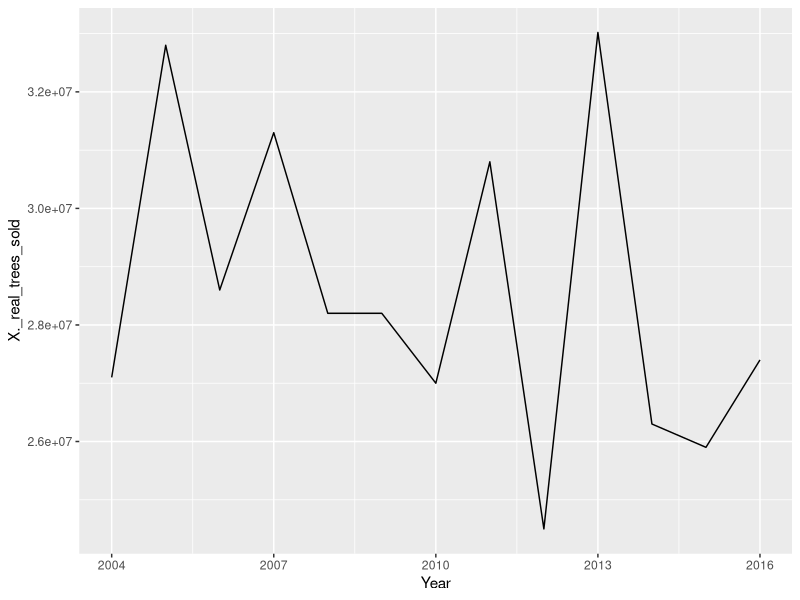
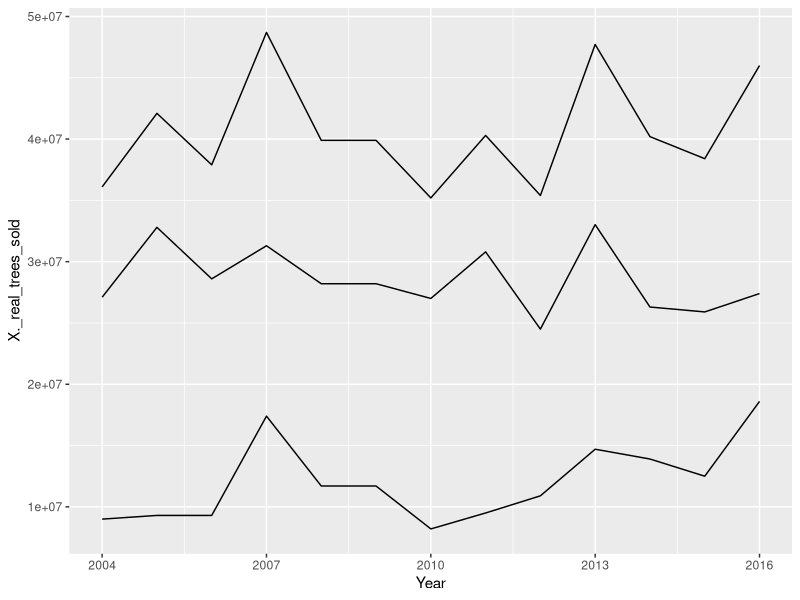
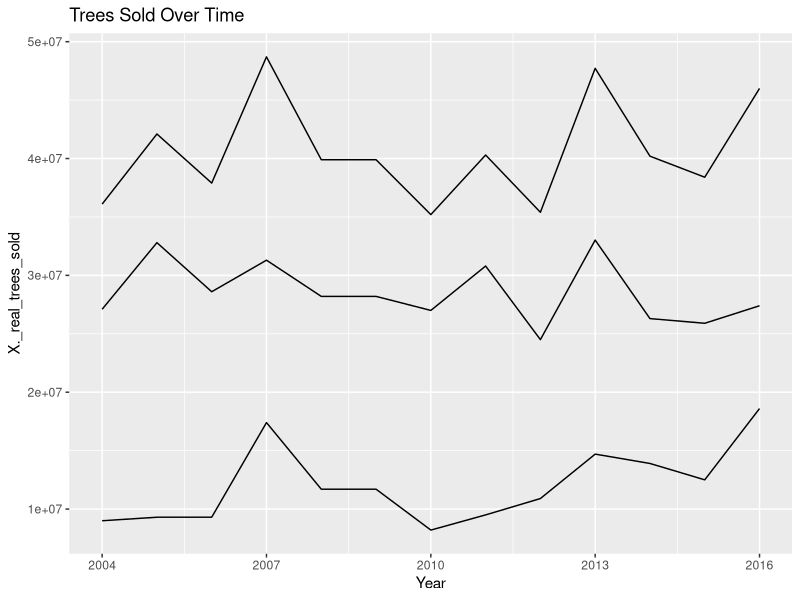
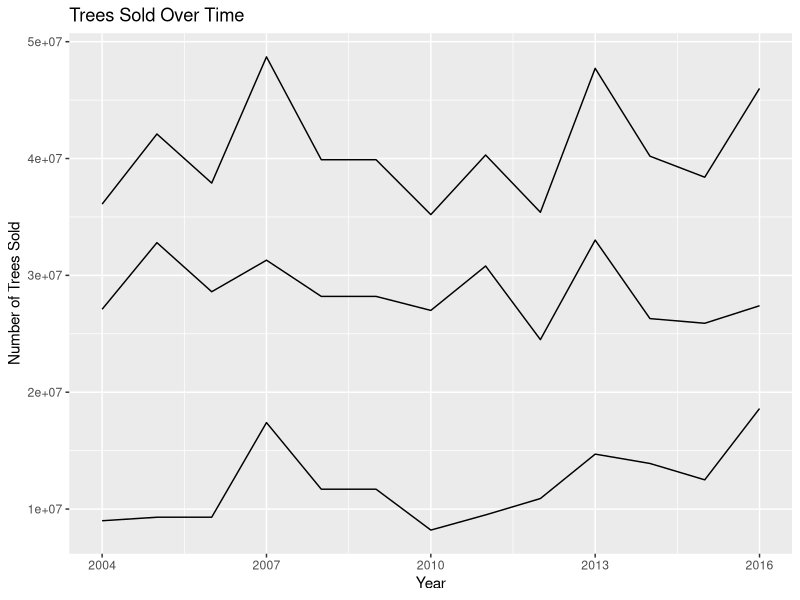
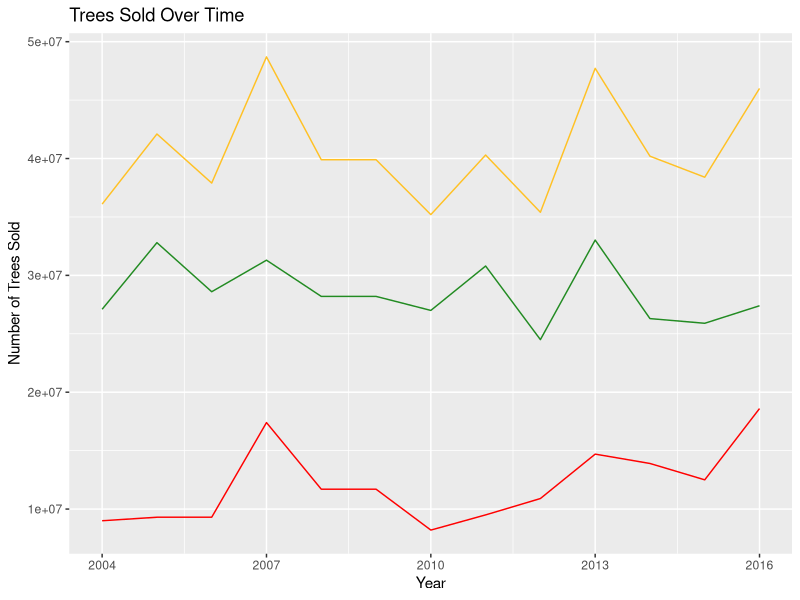
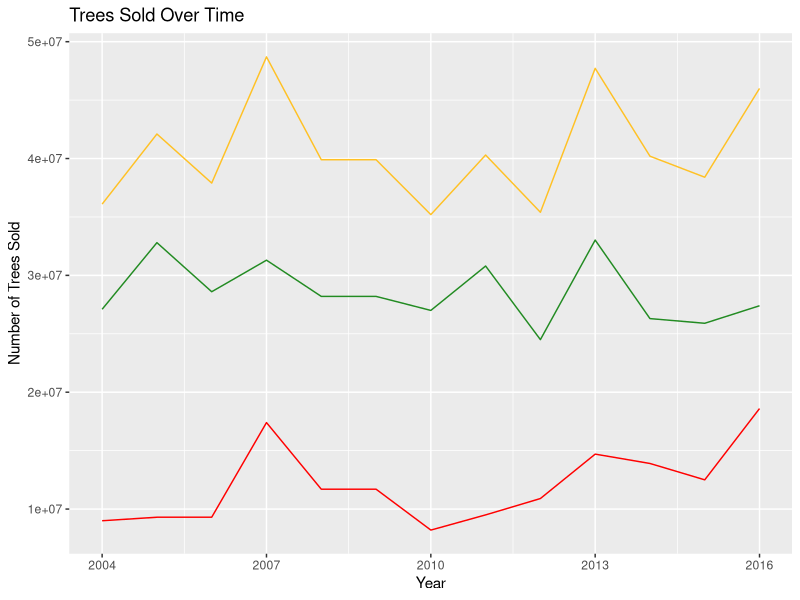

These figures' R source, in order:
# Install Packages
install.packages("dplyr")
install.packages("tidyverse")
install.packages("ggplot2")
install.packages("readr")
install.packages("gridextra")
install.packages("rmarkdown")

# Libraries
library(dplyr)
library(tidyverse)
library(ggplot2)
library(readr)
library(gridExtra)
library(rmarkdown)

Tree_Data <- read.csv("Christmas_Tree.csv") # Loading Tree Data

## Simple Line Chart
ggplot(Tree_Data, aes(x=Year, y=X._real_trees_sold)) + # Year is on the X-axis, Real trees sold is on the y axis
  geom_line() # Makes it a line chart

## Line Chart with all three trakced
ggplot(Tree_Data, aes(x=Year)) +
  geom_line(aes(y = X._real_trees_sold)) +
  geom_line(aes(y = X._fake_trees_sold)) +
  geom_line(aes(y = total_trees_sold))

## Add a title
ggplot(Tree_Data, aes(x=Year)) +
  geom_line(aes(y = X._real_trees_sold)) + # Line for real trees sold
  geom_line(aes(y = X._fake_trees_sold)) + # Line for fake trees sold
  geom_line(aes(y = total_trees_sold)) + # Line for total trees sold
  ggtitle("Trees Sold Over Time") # Title

## Add x and y axis labels
ggplot(Tree_Data, aes(x=Year)) +
  geom_line(aes(y = X._real_trees_sold)) + # Line for real trees sold
  geom_line(aes(y = X._fake_trees_sold)) + # Line for fake trees sold
  geom_line(aes(y = total_trees_sold)) + # Line for total trees sold
  ggtitle("Trees Sold Over Time") + # Title
  labs(y = "Number of Trees Sold", x = "Year") # Y and x labels

## Adding Colors To The Lines
ggplot(Tree_Data, aes(x=Year)) +
  geom_line(aes(y = X._real_trees_sold), color = "forestgreen") + # Line for real trees sold, changing color
  geom_line(aes(y = X._fake_trees_sold), color = "red") + # Line for fake trees sold, changing color
  geom_line(aes(y = total_trees_sold), color = "goldenrod1") + # Line for total trees sold, changing color
  ggtitle("Trees Sold Over Time") + # Title
  labs(y = "Number of Trees Sold", x = "Year") # Y and x labels

## Adding a Legend

ggplot(Tree_Data, aes(x=Year)) +
  geom_line(aes(y = X._real_trees_sold), color = "forestgreen") + # Line for real trees sold, changing color
  geom_line(aes(y = X._fake_trees_sold), color = "red") + # Line for fake trees sold, changing color
  geom_line(aes(y = total_trees_sold), color = "goldenrod1") + # Line for total trees sold, changing color
  ggtitle("Trees Sold Over Time") + # Title
  labs(y = "Number of Trees Sold", x = "Year") # Y and x labels


# Connected Scatterplot
